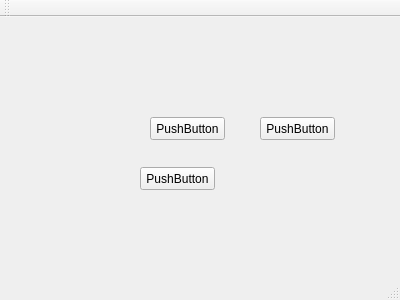
<?xml version="1.0" encoding="UTF-8"?>
<ui version="4.0">
 <class>MainWindow</class>
 <widget class="QMainWindow" name="MainWindow">
  <property name="geometry">
   <rect>
    <x>0</x>
    <y>0</y>
    <width>400</width>
    <height>300</height>
   </rect>
  </property>
  <property name="windowTitle">
   <string>MainWindow</string>
  </property>
  <widget class="QWidget" name="centralWidget">
   <widget class="QPushButton" name="pushButton">
    <property name="geometry">
     <rect>
      <x>150</x>
      <y>100</y>
      <width>75</width>
      <height>23</height>
     </rect>
    </property>
    <property name="text">
     <string>PushButton</string>
    </property>
   </widget>
   <widget class="QPushButton" name="pushButton_2">
    <property name="geometry">
     <rect>
      <x>260</x>
      <y>100</y>
      <width>75</width>
      <height>23</height>
     </rect>
    </property>
    <property name="text">
     <string>PushButton</string>
    </property>
   </widget>
   <widget class="QPushButton" name="pushButton_3">
    <property name="geometry">
     <rect>
      <x>140</x>
      <y>150</y>
      <width>75</width>
      <height>23</height>
     </rect>
    </property>
    <property name="text">
     <string>PushButton</string>
    </property>
   </widget>
  </widget>
  <widget class="QMenuBar" name="menuBar">
   <property name="geometry">
    <rect>
     <x>0</x>
     <y>0</y>
     <width>400</width>
     <height>23</height>
    </rect>
   </property>
  </widget>
  <widget class="QToolBar" name="mainToolBar">
   <attribute name="toolBarArea">
    <enum>TopToolBarArea</enum>
   </attribute>
   <attribute name="toolBarBreak">
    <bool>false</bool>
   </attribute>
  </widget>
  <widget class="QStatusBar" name="statusBar"/>
 </widget>
 <layoutdefault spacing="6" margin="11"/>
 <resources/>
 <connections/>
</ui>
